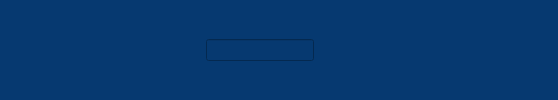
        <widget class="QWidget" name="headerWidget" native="true">
         <property name="styleSheet">
          <string notr="true">QWidget{
	background-color: rgb(6, 57, 112);
}


QPushButton{
	border:none;
}

QPushButton:checked{
	border: 2px solid;
	border-color: black;
	border-radius: 10px;
	
}</string>
         </property>
         <layout class="QHBoxLayout" name="horizontalLayout_4">
          <item>
           <widget class="QPushButton" name="menuBtn">
            <property name="minimumSize">
             <size>
              <width>40</width>
              <height>40</height>
             </size>
            </property>
            <property name="maximumSize">
             <size>
              <width>40</width>
              <height>40</height>
             </size>
            </property>
            <property name="text">
             <string/>
            </property>
            <property name="icon">
             <iconset resource="../../projectRescources.qrc">
              <normaloff>:/icons/menu.png</normaloff>:/icons/menu.png</iconset>
            </property>
            <property name="checkable">
             <bool>true</bool>
            </property>
           </widget>
          </item>
          <item>
           <spacer name="horizontalSpacer">
            <property name="orientation">
             <enum>Qt::Orientation::Horizontal</enum>
            </property>
            <property name="sizeHint" stdset="0">
             <size>
              <width>149</width>
              <height>20</height>
             </size>
            </property>
           </spacer>
          </item>
          <item>
           <layout class="QHBoxLayout" name="horizontalLayout">
            <item>
             <widget class="QLineEdit" name="searchBarTxt"/>
            </item>
            <item>
             <widget class="QPushButton" name="searchBtn">
              <property name="cursor">
               <cursorShape>PointingHandCursor</cursorShape>
              </property>
              <property name="styleSheet">
               <string notr="true">QPushButton:checked{
	border: none;
	
}</string>
              </property>
              <property name="text">
               <string/>
              </property>
              <property name="icon">
               <iconset resource="../../projectRescources.qrc">
                <normaloff>:/icons/search.png</normaloff>:/icons/search.png</iconset>
              </property>
              <property name="checkable">
               <bool>true</bool>
              </property>
             </widget>
            </item>
           </layout>
          </item>
          <item>
           <spacer name="horizontalSpacer_2">
            <property name="orientation">
             <enum>Qt::Orientation::Horizontal</enum>
            </property>
            <property name="sizeHint" stdset="0">
             <size>
              <width>149</width>
              <height>20</height>
             </size>
            </property>
           </spacer>
          </item>
          <item>
           <widget class="QPushButton" name="profileBtnQuickAccess">
            <property name="minimumSize">
             <size>
              <width>40</width>
              <height>40</height>
             </size>
            </property>
            <property name="maximumSize">
             <size>
              <width>40</width>
              <height>40</height>
             </size>
            </property>
            <property name="cursor">
             <cursorShape>PointingHandCursor</cursorShape>
            </property>
            <property name="styleSheet">
             <string notr="true"/>
            </property>
            <property name="text">
             <string/>
            </property>
            <property name="icon">
             <iconset resource="../../projectRescources.qrc">
              <normaloff>:/icons/user.png</normaloff>:/icons/user.png</iconset>
            </property>
            <property name="checkable">
             <bool>true</bool>
            </property>
            <property name="autoExclusive">
             <bool>true</bool>
            </property>
           </widget>
          </item>
         </layout>
        </widget>
